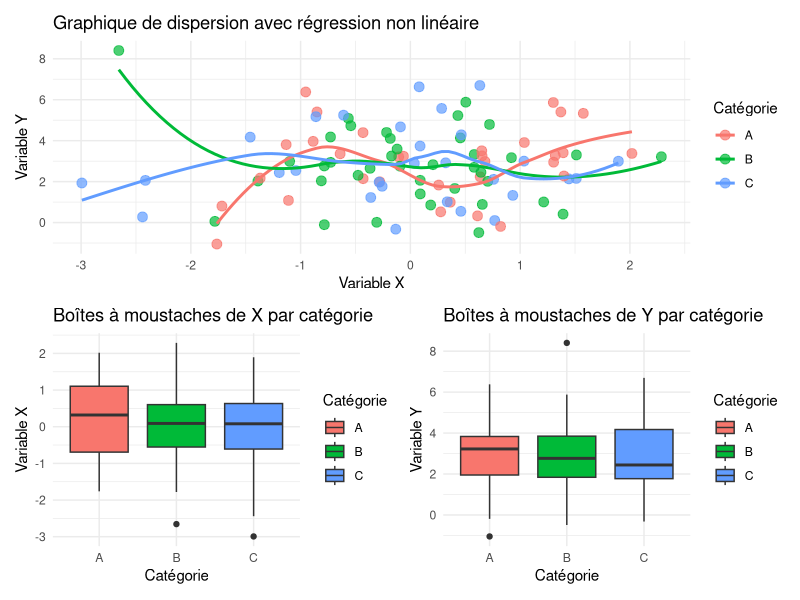

R code for this plot:
if (!require(ggplot2)) install.packages("ggplot2")
if (!require(dplyr)) install.packages("dplyr")
if (!require(patchwork)) install.packages("patchwork")

library(ggplot2)
library(dplyr)
library(patchwork)

set.seed(42)
n <- 100
data <- data.frame(
  x = rnorm(n),
  y = 2 * rnorm(n) + 3,
  category = sample(c("A", "B", "C"), n, replace = TRUE)
)

print(head(data))

scatter_plot <- ggplot(data, aes(x = x, y = y, color = category)) +
  geom_point(size = 3, alpha = 0.7) +
  geom_smooth(method = "loess", se = FALSE) +
  labs(title = "Graphique de dispersion avec régression non linéaire",
       x = "Variable X",
       y = "Variable Y",
       color = "Catégorie") +
  theme_minimal()

boxplot_y <- ggplot(data, aes(x = category, y = y, fill = category)) +
  geom_boxplot() +
  labs(title = "Boîtes à moustaches de Y par catégorie",
       x = "Catégorie",
       y = "Variable Y",
       fill = "Catégorie") +
  theme_minimal()

boxplot_x <- ggplot(data, aes(x = category, y = x, fill = category)) +
  geom_boxplot() +
  labs(title = "Boîtes à moustaches de X par catégorie",
       x = "Catégorie",
       y = "Variable X",
       fill = "Catégorie") +
  theme_minimal()

combined_plot <- scatter_plot / (boxplot_x | boxplot_y)

print(combined_plot)
